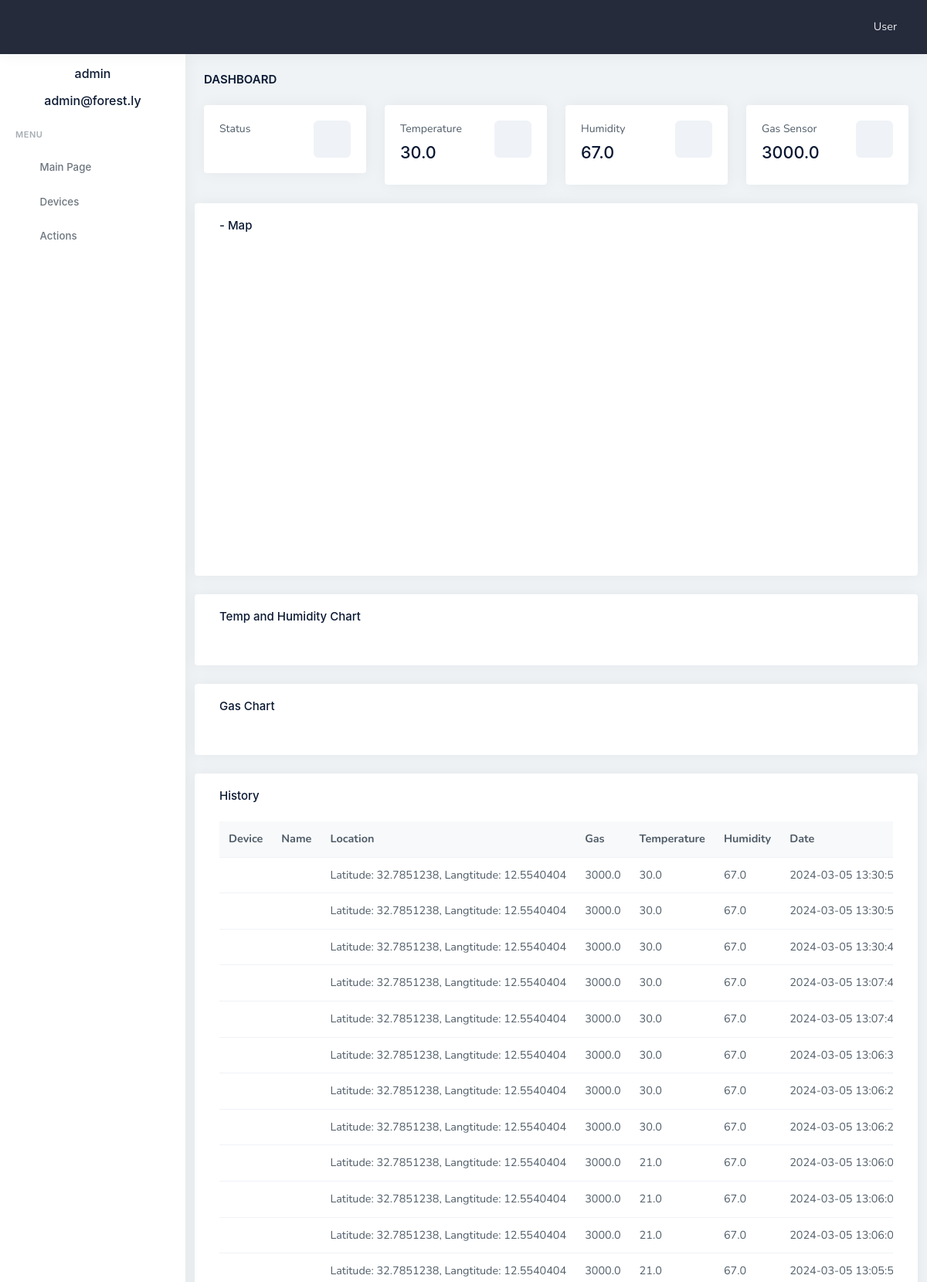
Page /device/2 (signed in, upper part) on the committed database.
### app/models.py (models this page shows, shortened)
class User(UserMixin, db.Model):
    id: so.Mapped[int] = so.mapped_column(primary_key=True)
    username: so.Mapped[str] = so.mapped_column(sa.String(64), index=True, unique=True)
    email: so.Mapped[str] = so.mapped_column(sa.String(120), index=True, unique=True)
    password_hash: so.Mapped[Optional[str]] = so.mapped_column(sa.String(256))
    posts: so.WriteOnlyMapped['Post'] = so.relationship(
        back_populates='author'
    )

class History(db.Model):
    id: so.Mapped[int] = so.mapped_column(primary_key=True)
    lat: so.Mapped[float] = so.mapped_column(sa.Float())
    lng: so.Mapped[float] = so.mapped_column(sa.Float())
    gas: so.Mapped[float] = so.mapped_column(sa.Float())
    temperature: so.Mapped[float] = so.mapped_column(sa.Float())
    humidity: so.Mapped[float] = so.mapped_column(sa.Float())
    timestamp: so.Mapped[datetime] = so.mapped_column(
        index=True, default=lambda: datetime.now(timezone.utc)
    )
    thing_id: so.Mapped[int] = so.mapped_column(sa.ForeignKey(Thing.id), index=True)
    thing: so.Mapped[Thing] = so.relationship(back_populates='histories')

### app/routes.py (the view)
@app.route('/device/<id>', methods=['GET'])
@login_required
def device(id):
    username = current_user.username
    email = current_user.email
    device = db.session.get(Thing, id)
    history_query = sa.select(History).order_by(History.timestamp.desc()).limit(100)
    histories_1 = db.session.scalars(history_query).all()
    last_update_temp = histories_1[0].temperature
    last_update_hum = histories_1[0].humidity
    last_update_gas = histories_1[0].gas
    last_update_lat = histories_1[0].lat
    last_update_lng = histories_1[0].lng
    return render_template('device.html',
                           temp = last_update_temp,
                           hum = last_update_hum,
                           gas = last_update_gas,
                           lat = last_update_lat,
                           lng = last_update_lng,
                           device=device, histories=histories_1, username=username, email=email)

### app/models.py (called while the page is built)
@login.user_loader
def load_user(id):
    return db.session.get(User, int(id))

### app/templates/device.html (shortened to what this page needs)
{% extends "base.html" %}
{% block content %}
<div class="page-content">
    <div class="container-fluid">
        <div class="row">
            <div class="col-12">
                <div class="page-title-box d-sm-flex align-items-center justify-content-between">
                    <h4 class="mb-sm-0">Dashboard</h4>
                </div>
            </div>
        </div>
        <div class="row">
            <div class="col-xl-3 col-md-6">
                <div class="card">
                    <div class="card-body">
                        <div class="d-flex">
                            <div class="flex-grow-1">
                                <p class="text-truncate font-size-14 mb-2">Status</p>
                            </div>
                            <div class="avatar-sm">
                                <span class="avatar-title bg-light text-primary rounded-3">
                                    <i class="ri-router-fill font-size-24"></i>
                                </span>
                            </div>
                        </div>
                    </div>
                </div>
            </div>
            <div class="col-xl-3 col-md-6">
                <div class="card">
                    <div class="card-body">
                        <div class="d-flex">
                            <div class="flex-grow-1">
                                <p class="text-truncate font-size-14 mb-2">Temperature</p>
                                <h4 id="temperature_value" class="mb-2">{{ temp }}</h4>
                            </div>
                            <div class="avatar-sm">
                                <span class="avatar-title bg-light text-primary rounded-3">
                                    <i class="fas fa-thermometer-half font-size-24"></i>
                                </span>
                            </div>
                        </div>
                    </div>
                </div>
            </div>
            <div class="col-xl-3 col-md-6">
                <div class="card">
                    <div class="card-body">
                        <div class="d-flex">
                            <div class="flex-grow-1">
                                <p class="text-truncate font-size-14 mb-2">Humidity</p>
                                <h4 id="humidity_value" class="mb-2">{{ hum }}</h4>
                            </div>
                            <div class="avatar-sm">
                                <span class="avatar-title bg-light text-primary rounded-3">
                                    <i class="fas fa-water font-size-24"></i>
                                </span>
                            </div>
                        </div>
                    </div>
                </div>
            </div>
            <div class="col-xl-3 col-md-6">
                <div class="card">
                    <div class="card-body">
                        <div class="d-flex">
                            <div class="flex-grow-1">
                                <p class="text-truncate font-size-14 mb-2">Gas Sensor</p>
                                <h4 id="gas_value" class="mb-2">{{ gas }}</h4>
                            </div>
                            <div class="avatar-sm">
                                <span class="avatar-title bg-light text-primary rounded-3">
                                    <i class="fas fa-tachometer-alt font-size-24"></i>
                                </span>
                            </div>
                        </div>
                    </div>
                </div>
            </div>
        </div>
        <div class="row">
            <div class="card">
                <div class="card-body pb0">
                    <h4 class="card-title mb-4">{{ device.name }} - Map</h4>
                    <div id="map"></div>
                </div>
            </div>
        </div>
        <div class="row">
            <div class="card">
                <div class="card-body">
                    <h4 class="card-title mb-4">Temp and Humidity Chart</h4>
                    <div id="history_chart" class="apex-charts" dir="ltr"></div>
                </div>
            </div>
        </div>
        <div class="row">
            <div class="card">
                <div class="card-body">
                    <h4 class="card-title mb-4">Gas Chart</h4>
                    <div id="gas_chart" class="apex-charts" dir="ltr"></div>
                </div>
            </div>
        </div>
        <div class="row">
            <div class="card">
                <div class="card-body">
                    <div class="dropdown float-end">
                        <a href="#" class="dropdown-toggle arrow-none card-drop" data-bs-toggle="dropdown"
                            aria-expanded="false">
                            <i class="mdi mdi-dots-vertical"></i>
                        </a>
                    </div>
                    <h4 class="card-title mb-4">History</h4>
                    <div class="table-responsive">
                        <table class="table table-centered mb-0 align-middle table-hover table-nowrap">
                            <thead class="table-light">
                                <tr>
                                    <th>Device</th>
                                    <th>Name</th>
                                    <th>Location</th>
                                    <th>Gas</th>
                                    <th>Temperature</th>
                                    <th>Humidity</th>
                                    <th>Date</th>
                                </tr>
                            </thead>
                            <tbody>
                                {% if histories %}
                                {% for history in histories %}
                                <tr>
                                    <td>
                                    </td>
                                    <td>{{ device.name }}</td>
                                    <td>Latitude: {{ history.lat }}, Langtitude: {{ history.lng }}</td>
                                    <td>
                                        {{ history.gas }}
                                    </td>
                                    <td>
                                        {{ history.temperature }}
                                    </td>
                                    <td>
                                        {{ history.humidity }}
                                    </td>
                                    <td>
                                        {{ history.timestamp }}
                                    </td>
                                </tr>
                                {% endfor %}
                                {% endif %}
                            </tbody>
                        </table>
                    </div>
                </div>
            </div>
        </div>
    </div>
</div>
{% endblock %}

### app/templates/base.html (shortened to what this page needs)
<!doctype html>
<html lang="en">
<head>
    <link href="{{ url_for('static', filename='assets/libs/admin-resources/jquery.vectormap/jquery-jvectormap-1.2.2.css') }}" rel="stylesheet"
        type="text/css" />
    <link href="{{ url_for('static', filename='assets/libs/datatables.net-bs4/css/dataTables.bootstrap4.min.css') }}" rel="stylesheet" type="text/css" />
    <link href="{{ url_for('static', filename='assets/libs/datatables.net-responsive-bs4/css/responsive.bootstrap4.min.css') }}" rel="stylesheet"
        type="text/css" />
    <link href="{{ url_for('static', filename='assets/css/bootstrap.min.css') }} " id="bootstrap-style" rel="stylesheet" type="text/css" />
    <link href="{{ url_for('static', filename='assets/css/icons.min.css') }} " rel="stylesheet" type="text/css" />
    <link href="{{ url_for('static', filename='assets/css/app.min.css') }} " id="app-style" rel="stylesheet" type="text/css" />
    <link href="{{ url_for('static', filename='assets/css/leaflet.css') }} " rel="stylesheet" type="text/css" />
</head>
<body data-topbar="dark">
    <div id="layout-wrapper">
        <header id="page-topbar">
            <div class="navbar-header">
                <div class="d-flex">
                    <div class="navbar-brand-box">
                    </div>
                    <button type="button" class="btn btn-sm px-3 font-size-24 header-item waves-effect"
                        id="vertical-menu-btn">
                        <i class="ri-menu-2-line align-middle"></i>
                    </button>
                </div>
                <div class="d-flex">
                    <div class="dropdown d-inline-block user-dropdown">
                        <button type="button" class="btn header-item waves-effect" id="page-header-user-dropdown"
                            data-bs-toggle="dropdown" aria-haspopup="true" aria-expanded="false">
                            <span class="d-none d-xl-inline-block ms-1">User</span>
                            <i class="mdi mdi-chevron-down d-none d-xl-inline-block"></i>
                        </button>
                    </div>
                </div>
            </div>
        </header>
        <div class="vertical-menu">
            <div data-simplebar class="h-100">
                <div class="user-profile text-center mt-3">
                    <div class="mt-3">
                        <h4 class="font-size-16 mb-1">{{ username }}</h4>
                    </div>
                    <div class="mt-3">
                        <h5 class="font-size-16 mb-1">{{ email }}</h5>
                    </div>
                </div>
                <div id="sidebar-menu">
                    <ul class="metismenu list-unstyled" id="side-menu">
                        <li class="menu-title">Menu</li>
                        <li>
                            <a href="{{ url_for('index') }}" class="waves-effect">
                                <i class="ri-dashboard-line"></i>
                                <span>Main Page</span>
                            </a>
                        </li>
                        <li class="">
                            <a href="{{ url_for('devices') }}" class="waves-effect">
                                <i class="mdi mdi-memory"></i>
                                <span>Devices</span>
                            </a>
                        </li>
                        <li class="">
                            <a href="{{ url_for('actions') }}" class="waves-effect">
                                <i class="ri-git-merge-fill"></i>
                                <span>Actions</span>
                            </a>
                        </li>
                    </ul>
                </div>
            </div>
        </div>
        <div class="main-content">
            {% block content %}{% endblock %}
        </div>
    </div>
</body>
</html>

### app/templates/base.html (style rules this page uses)
#map { height: 400px; }

### rows in the picture
User: username "admin", email "admin@forest.ly"
History: temperature "30.0", humidity "67.0", gas "3000.0", lat "32.7851238", lng "12.5540404", timestamp "2024-03-05…"
History: lat "32.7851238", lng "12.5540404", gas "3000.0", temperature "30.0", humidity "67.0", timestamp "2024-03-05…"
History: lat "32.7851238", lng "12.5540404", gas "3000.0", temperature "30.0", humidity "67.0", timestamp "2024-03-05…"
History: lat "32.7851238", lng "12.5540404", gas "3000.0", temperature "30.0", humidity "67.0", timestamp "2024-03-05…"
History: lat "32.7851238", lng "12.5540404", gas "3000.0", temperature "30.0", humidity "67.0", timestamp "2024-03-05…"
History: lat "32.7851238", lng "12.5540404", gas "3000.0", temperature "30.0", humidity "67.0", timestamp "2024-03-05…"
History: lat "32.7851238", lng "12.5540404", gas "3000.0", temperature "30.0", humidity "67.0", timestamp "2024-03-05…"
History: lat "32.7851238", lng "12.5540404", gas "3000.0", temperature "30.0", humidity "67.0", timestamp "2024-03-05…"
History: lat "32.7851238", lng "12.5540404", gas "3000.0", temperature "21.0", humidity "67.0", timestamp "2024-03-05…"
History: lat "32.7851238", lng "12.5540404", gas "3000.0", temperature "21.0", humidity "67.0", timestamp "2024-03-05…"
History: lat "32.7851238", lng "12.5540404", gas "3000.0", temperature "21.0", humidity "67.0", timestamp "2024-03-05…"
History: lat "32.7851238", lng "12.5540404", gas "3000.0", temperature "21.0", humidity "67.0", timestamp "2024-03-05…"
